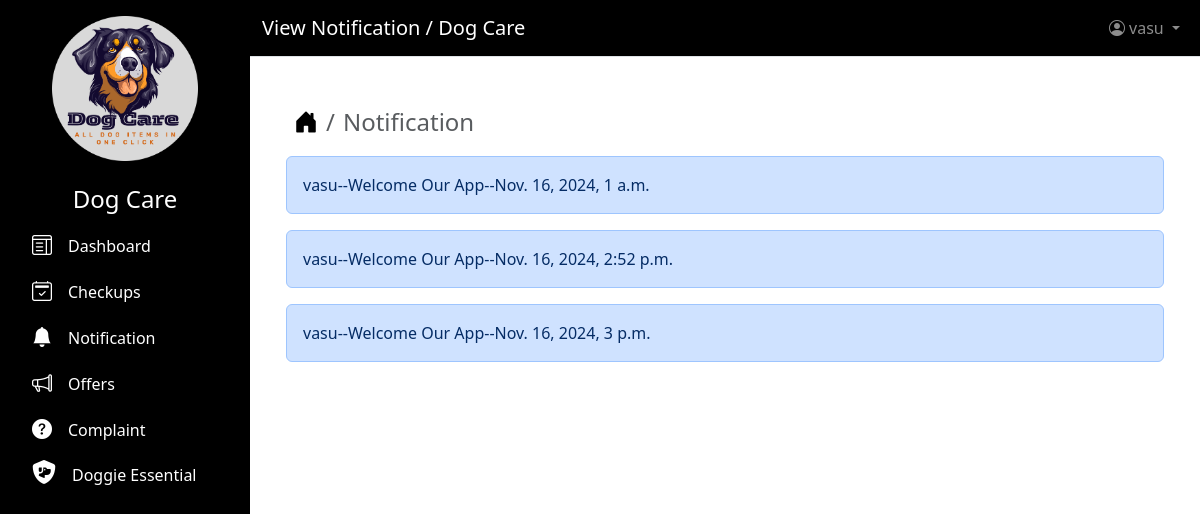
Page /view/Notification (signed in) on the earlier database version.
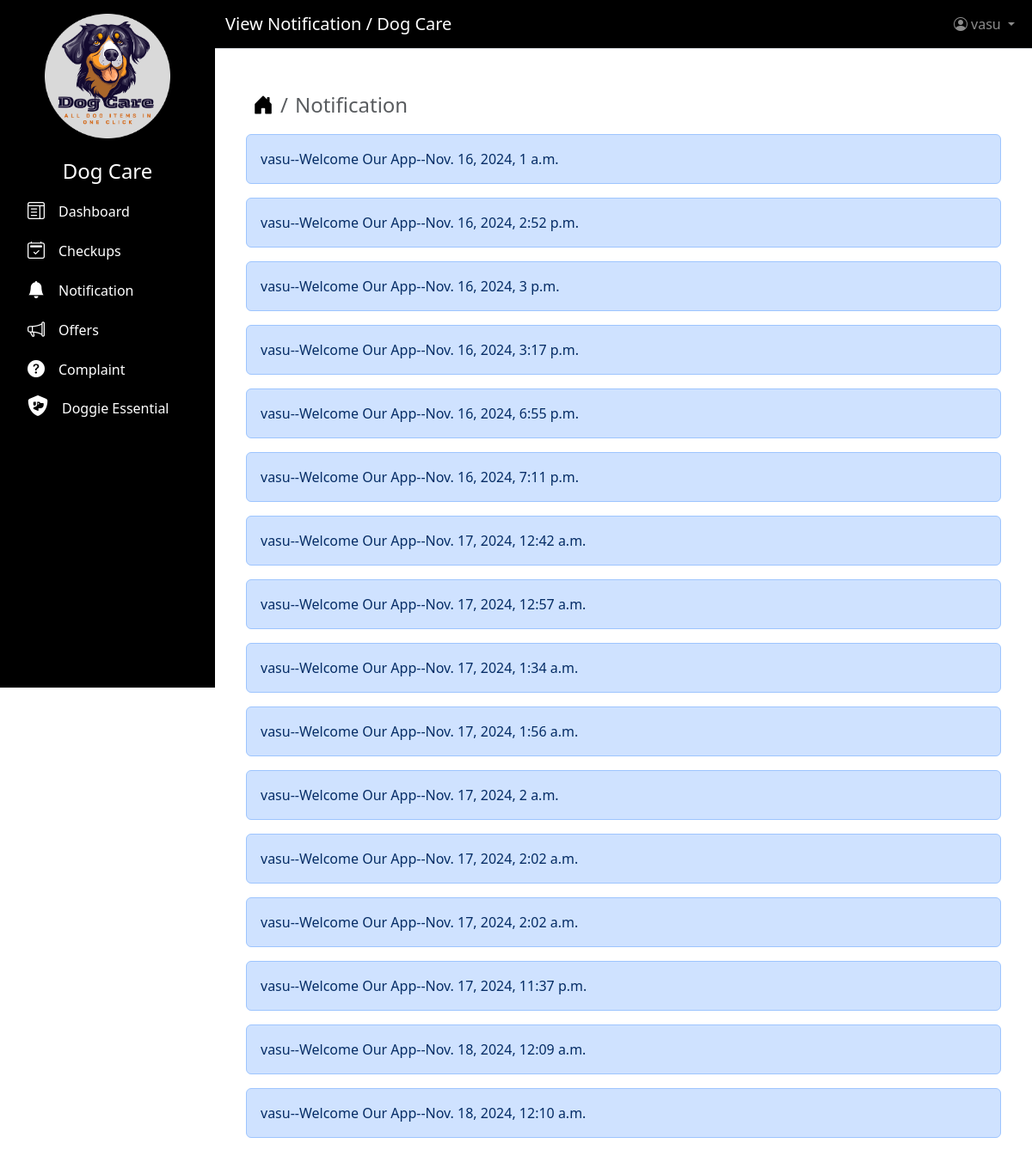
Same page on the later database version.
### users/models.py (models this page shows)
class Notification(models.Model):
    username = models.ForeignKey(CustomUser, on_delete=models.CASCADE)
    notification = models.CharField(max_length=250)
    is_read = models.BooleanField(default=False)
    time = models.DateTimeField(auto_now=True)

class CustomUser(AbstractUser):
    ROLE = (("SHOP OWNER", "SHOP OWNER"),)
    role = models.CharField(max_length=200, choices=ROLE, blank=True)

### users/views.py (the view)
# urls.py: path("view/Notification", views.view_notification, name="notification"),
@login_required(login_url="signup")
def view_notification(request):
    context = {
        "page_title": "View Notification",
        "all_notifications": Notification.objects.filter(username=request.user),
    }
    return render(request, "notification.html", context)

### users/templates/notification.html (shortened to what this page needs)
{% extends "base.html" %}
{% block content %}
    <div class="container ms-2 mt-4">
        <nav aria-label="breadcrumb">
            <ol class="breadcrumb fs-4">
                <li class="breadcrumb-item">
                    <a href="{% url 'home' %}" class="text-decoration-none text-black"><i class="bi bi-house-door-fill"></i></a>
                </li>
                <li class="breadcrumb-item active" aria-current="page">Notification</li>
            </ol>
        </nav>
    </div>
    <div class="container">
        {% if all_notifications %}
        {% for all_notification in all_notifications%}
        <div class="alert alert-primary" role="alert">
       {{all_notification.username}}--{{all_notification.notification}}--{{all_notification.time}}
          </div>
          {% endfor %}
    </div>
    {% else %}
    <div class="alert alert-warning" role="alert">
        Currently No Notification
      </div>
      {% endif %}
    {% endblock content%}

Differences in the rows shown:
added Notification: username "vasu", notification "Welcome Our App", time "Nov. 16, 2024, 3:17 p.m."
added Notification: username "vasu", notification "Welcome Our App", time "Nov. 16, 2024, 6:55 p.m."
added Notification: username "vasu", notification "Welcome Our App", time "Nov. 16, 2024, 7:11 p.m."
added Notification: username "vasu", notification "Welcome Our App", time "Nov. 17, 2024, 12:42 a.m."
added Notification: username "vasu", notification "Welcome Our App", time "Nov. 17, 2024, 12:57 a.m."
added Notification: username "vasu", notification "Welcome Our App", time "Nov. 17, 2024, 1:34 a.m."
added Notification: username "vasu", notification "Welcome Our App", time "Nov. 17, 2024, 1:56 a.m."
added Notification: username "vasu", notification "Welcome Our App", time "Nov. 17, 2024, 2 a.m."
added Notification: username "vasu", notification "Welcome Our App", time "Nov. 17, 2024, 2:02 a.m."
added Notification: username "vasu", notification "Welcome Our App", time "Nov. 17, 2024, 2:02 a.m."
added Notification: username "vasu", notification "Welcome Our App", time "Nov. 17, 2024, 11:37 p.m."
added Notification: username "vasu", notification "Welcome Our App", time "Nov. 18, 2024, 12:09 a.m."
added Notification: username "vasu", notification "Welcome Our App", time "Nov. 18, 2024, 12:10 a.m."
